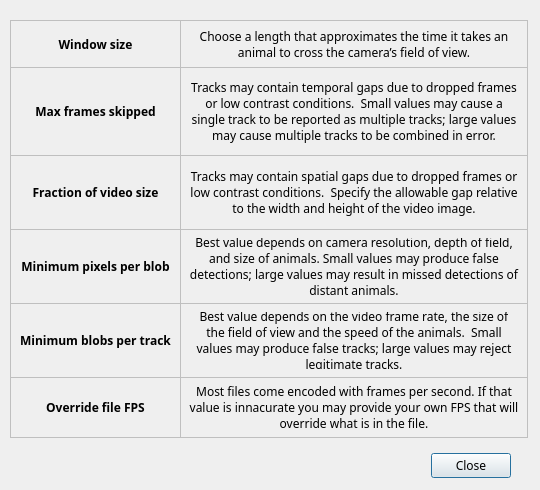
<?xml version="1.0" encoding="UTF-8"?>
<ui version="4.0">
 <class>HelpWindow</class>
 <widget class="QDialog" name="HelpWindow">
  <property name="sizePolicy">
   <sizepolicy hsizetype="Minimum" vsizetype="Fixed">
    <horstretch>0</horstretch>
    <verstretch>0</verstretch>
   </sizepolicy>
  </property>
  <property name="minimumSize">
   <size>
    <width>540</width>
    <height>490</height>
   </size>
  </property>
  <property name="maximumSize">
   <size>
    <width>540</width>
    <height>490</height>
   </size>
  </property>
  <property name="font">
   <font>
    <family>Sans Serif</family>
   </font>
  </property>
  <property name="windowTitle">
   <string>Help</string>
  </property>
  <widget class="QDialogButtonBox" name="buttonBox">
   <property name="geometry">
    <rect>
     <x>170</x>
     <y>450</y>
     <width>341</width>
     <height>32</height>
    </rect>
   </property>
   <property name="sizePolicy">
    <sizepolicy hsizetype="Fixed" vsizetype="Fixed">
     <horstretch>0</horstretch>
     <verstretch>0</verstretch>
    </sizepolicy>
   </property>
   <property name="minimumSize">
    <size>
     <width>341</width>
     <height>32</height>
    </size>
   </property>
   <property name="maximumSize">
    <size>
     <width>341</width>
     <height>32</height>
    </size>
   </property>
   <property name="orientation">
    <enum>Qt::Horizontal</enum>
   </property>
   <property name="standardButtons">
    <set>QDialogButtonBox::Close</set>
   </property>
  </widget>
  <widget class="QWidget" name="gridLayoutWidget">
   <property name="geometry">
    <rect>
     <x>10</x>
     <y>20</y>
     <width>520</width>
     <height>441</height>
    </rect>
   </property>
   <layout class="QGridLayout" name="gridLayout">
    <property name="sizeConstraint">
     <enum>QLayout::SetFixedSize</enum>
    </property>
    <property name="leftMargin">
     <number>0</number>
    </property>
    <property name="topMargin">
     <number>0</number>
    </property>
    <property name="rightMargin">
     <number>0</number>
    </property>
    <property name="bottomMargin">
     <number>0</number>
    </property>
    <property name="spacing">
     <number>0</number>
    </property>
    <item row="0" column="0">
     <widget class="QLabel" name="label_6">
      <property name="sizePolicy">
       <sizepolicy hsizetype="Preferred" vsizetype="Preferred">
        <horstretch>0</horstretch>
        <verstretch>0</verstretch>
       </sizepolicy>
      </property>
      <property name="minimumSize">
       <size>
        <width>170</width>
        <height>48</height>
       </size>
      </property>
      <property name="maximumSize">
       <size>
        <width>170</width>
        <height>48</height>
       </size>
      </property>
      <property name="font">
       <font>
        <family>Sans Serif</family>
        <weight>75</weight>
        <bold>true</bold>
       </font>
      </property>
      <property name="styleSheet">
       <string notr="true">border-color: rgb(191, 191, 191);
border-style: groove;
border-width: 0.5px;
border-right-width: 0px;
padding: 8px;</string>
      </property>
      <property name="text">
       <string>Window size</string>
      </property>
      <property name="alignment">
       <set>Qt::AlignCenter</set>
      </property>
      <property name="wordWrap">
       <bool>true</bool>
      </property>
     </widget>
    </item>
    <item row="2" column="0">
     <widget class="QLabel" name="label_8">
      <property name="minimumSize">
       <size>
        <width>170</width>
        <height>74</height>
       </size>
      </property>
      <property name="maximumSize">
       <size>
        <width>170</width>
        <height>74</height>
       </size>
      </property>
      <property name="font">
       <font>
        <family>Sans Serif</family>
        <weight>75</weight>
        <bold>true</bold>
       </font>
      </property>
      <property name="styleSheet">
       <string notr="true">border-color: rgb(191, 191, 191);
border-style: groove;
border-width: 0px 0px 0.5px 0.5px;
padding: 8px;</string>
      </property>
      <property name="text">
       <string>Fraction of video size</string>
      </property>
      <property name="alignment">
       <set>Qt::AlignCenter</set>
      </property>
      <property name="wordWrap">
       <bool>true</bool>
      </property>
     </widget>
    </item>
    <item row="5" column="1" alignment="Qt::AlignTop">
     <widget class="QLabel" name="label_12">
      <property name="minimumSize">
       <size>
        <width>348</width>
        <height>60</height>
       </size>
      </property>
      <property name="maximumSize">
       <size>
        <width>348</width>
        <height>60</height>
       </size>
      </property>
      <property name="font">
       <font>
        <family>Sans Serif</family>
       </font>
      </property>
      <property name="styleSheet">
       <string notr="true">border-color: rgb(191, 191, 191);
border-style: groove;
border-width: 0.5px;
border-top-width: 0px;
border-color: rgb(191, 191, 191);
border-style: groove;
padding: 8px;</string>
      </property>
      <property name="text">
       <string>Most files come encoded with frames per second. If that value is innacurate you may provide your own FPS that will override what is in the file.</string>
      </property>
      <property name="alignment">
       <set>Qt::AlignCenter</set>
      </property>
      <property name="wordWrap">
       <bool>true</bool>
      </property>
     </widget>
    </item>
    <item row="0" column="1">
     <widget class="QLabel" name="label">
      <property name="minimumSize">
       <size>
        <width>348</width>
        <height>48</height>
       </size>
      </property>
      <property name="maximumSize">
       <size>
        <width>348</width>
        <height>48</height>
       </size>
      </property>
      <property name="font">
       <font>
        <family>Sans Serif</family>
       </font>
      </property>
      <property name="styleSheet">
       <string notr="true">border-color: rgb(191, 191, 191);
border-style: groove;
border-width: 0.5px;
border-color: rgb(191, 191, 191);
border-style: groove;
padding: 8px;</string>
      </property>
      <property name="text">
       <string>Choose a length that approximates the time it takes an animal to cross the camera’s field of view.</string>
      </property>
      <property name="alignment">
       <set>Qt::AlignCenter</set>
      </property>
      <property name="wordWrap">
       <bool>true</bool>
      </property>
     </widget>
    </item>
    <item row="4" column="0">
     <widget class="QLabel" name="label_10">
      <property name="minimumSize">
       <size>
        <width>170</width>
        <height>74</height>
       </size>
      </property>
      <property name="maximumSize">
       <size>
        <width>170</width>
        <height>74</height>
       </size>
      </property>
      <property name="font">
       <font>
        <family>Sans Serif</family>
        <weight>75</weight>
        <bold>true</bold>
       </font>
      </property>
      <property name="styleSheet">
       <string notr="true">border-color: rgb(191, 191, 191);
border-style: groove;
border-width: 0px 0px 0.5px 0.5px;
padding: 8px;</string>
      </property>
      <property name="text">
       <string>Minimum blobs per track</string>
      </property>
      <property name="alignment">
       <set>Qt::AlignCenter</set>
      </property>
      <property name="wordWrap">
       <bool>true</bool>
      </property>
     </widget>
    </item>
    <item row="5" column="0" alignment="Qt::AlignTop">
     <widget class="QLabel" name="label_11">
      <property name="minimumSize">
       <size>
        <width>170</width>
        <height>60</height>
       </size>
      </property>
      <property name="maximumSize">
       <size>
        <width>170</width>
        <height>60</height>
       </size>
      </property>
      <property name="font">
       <font>
        <family>Sans Serif</family>
        <weight>75</weight>
        <bold>true</bold>
       </font>
      </property>
      <property name="styleSheet">
       <string notr="true">border-color: rgb(191, 191, 191);
border-style: groove;
border-width: 0px 0px 0.5px 0.5px;
padding: 8px;</string>
      </property>
      <property name="text">
       <string>Override file FPS</string>
      </property>
      <property name="alignment">
       <set>Qt::AlignCenter</set>
      </property>
      <property name="wordWrap">
       <bool>true</bool>
      </property>
     </widget>
    </item>
    <item row="1" column="1" alignment="Qt::AlignVCenter">
     <widget class="QLabel" name="label_2">
      <property name="minimumSize">
       <size>
        <width>348</width>
        <height>88</height>
       </size>
      </property>
      <property name="maximumSize">
       <size>
        <width>348</width>
        <height>88</height>
       </size>
      </property>
      <property name="font">
       <font>
        <family>Sans Serif</family>
       </font>
      </property>
      <property name="styleSheet">
       <string notr="true">border-color: rgb(191, 191, 191);
border-style: groove;
border-width: 0.5px;
border-top-width: 0px;
border-color: rgb(191, 191, 191);
border-style: groove;
padding: 8px;</string>
      </property>
      <property name="text">
       <string>Tracks may contain temporal gaps due to dropped frames or low contrast conditions.  Small values may cause a single track to be reported as multiple tracks; large values may cause multiple tracks to be combined in error.</string>
      </property>
      <property name="alignment">
       <set>Qt::AlignCenter</set>
      </property>
      <property name="wordWrap">
       <bool>true</bool>
      </property>
     </widget>
    </item>
    <item row="3" column="0">
     <widget class="QLabel" name="label_9">
      <property name="minimumSize">
       <size>
        <width>170</width>
        <height>74</height>
       </size>
      </property>
      <property name="maximumSize">
       <size>
        <width>170</width>
        <height>74</height>
       </size>
      </property>
      <property name="font">
       <font>
        <family>Sans Serif</family>
        <weight>75</weight>
        <bold>true</bold>
       </font>
      </property>
      <property name="styleSheet">
       <string notr="true">border-color: rgb(191, 191, 191);
border-style: groove;
border-width: 0px 0px 0.5px 0.5px;
padding: 8px;</string>
      </property>
      <property name="text">
       <string>Minimum pixels per blob</string>
      </property>
      <property name="alignment">
       <set>Qt::AlignCenter</set>
      </property>
      <property name="wordWrap">
       <bool>true</bool>
      </property>
     </widget>
    </item>
    <item row="2" column="1">
     <widget class="QLabel" name="label_3">
      <property name="minimumSize">
       <size>
        <width>348</width>
        <height>74</height>
       </size>
      </property>
      <property name="maximumSize">
       <size>
        <width>348</width>
        <height>74</height>
       </size>
      </property>
      <property name="font">
       <font>
        <family>Sans Serif</family>
       </font>
      </property>
      <property name="styleSheet">
       <string notr="true">border-color: rgb(191, 191, 191);
border-style: groove;
border-width: 0.5px;
border-top-width: 0px;
border-color: rgb(191, 191, 191);
border-style: groove;
padding: 8px;</string>
      </property>
      <property name="text">
       <string>Tracks may contain spatial gaps due to dropped frames or low contrast conditions.  Specify the allowable gap relative to the width and height of the video image.</string>
      </property>
      <property name="alignment">
       <set>Qt::AlignCenter</set>
      </property>
      <property name="wordWrap">
       <bool>true</bool>
      </property>
     </widget>
    </item>
    <item row="4" column="1">
     <widget class="QLabel" name="label_5">
      <property name="minimumSize">
       <size>
        <width>348</width>
        <height>74</height>
       </size>
      </property>
      <property name="maximumSize">
       <size>
        <width>348</width>
        <height>74</height>
       </size>
      </property>
      <property name="font">
       <font>
        <family>Sans Serif</family>
       </font>
      </property>
      <property name="styleSheet">
       <string notr="true">border-color: rgb(191, 191, 191);
border-style: groove;
border-width: 0.5px;
border-top-width: 0px;
border-color: rgb(191, 191, 191);
border-style: groove;
padding: 8px;</string>
      </property>
      <property name="text">
       <string>Best value depends on the video frame rate, the size of the field of view and the speed of the animals.  Small values may produce false tracks; large values may reject legitimate tracks.</string>
      </property>
      <property name="alignment">
       <set>Qt::AlignCenter</set>
      </property>
      <property name="wordWrap">
       <bool>true</bool>
      </property>
     </widget>
    </item>
    <item row="3" column="1">
     <widget class="QLabel" name="label_4">
      <property name="minimumSize">
       <size>
        <width>348</width>
        <height>74</height>
       </size>
      </property>
      <property name="maximumSize">
       <size>
        <width>348</width>
        <height>74</height>
       </size>
      </property>
      <property name="font">
       <font>
        <family>Sans Serif</family>
       </font>
      </property>
      <property name="styleSheet">
       <string notr="true">border-color: rgb(191, 191, 191);
border-style: groove;
border-width: 0.5px;
border-top-width: 0px;
border-color: rgb(191, 191, 191);
border-style: groove;
padding: 8px;</string>
      </property>
      <property name="text">
       <string>Best value depends on camera resolution, depth of field, and size of animals. Small values may produce false detections; large values may result in missed detections of distant animals.</string>
      </property>
      <property name="alignment">
       <set>Qt::AlignCenter</set>
      </property>
      <property name="wordWrap">
       <bool>true</bool>
      </property>
     </widget>
    </item>
    <item row="1" column="0">
     <widget class="QLabel" name="label_7">
      <property name="sizePolicy">
       <sizepolicy hsizetype="Preferred" vsizetype="Preferred">
        <horstretch>0</horstretch>
        <verstretch>0</verstretch>
       </sizepolicy>
      </property>
      <property name="minimumSize">
       <size>
        <width>170</width>
        <height>88</height>
       </size>
      </property>
      <property name="maximumSize">
       <size>
        <width>170</width>
        <height>88</height>
       </size>
      </property>
      <property name="font">
       <font>
        <family>Sans Serif</family>
        <weight>75</weight>
        <bold>true</bold>
       </font>
      </property>
      <property name="styleSheet">
       <string notr="true">border-color: rgb(191, 191, 191);
border-style: groove;
border-width: 0px 0px 0.5px 0.5px;
padding: 8px;</string>
      </property>
      <property name="text">
       <string>Max frames skipped</string>
      </property>
      <property name="alignment">
       <set>Qt::AlignCenter</set>
      </property>
      <property name="wordWrap">
       <bool>true</bool>
      </property>
     </widget>
    </item>
   </layout>
  </widget>
 </widget>
 <resources/>
 <connections>
  <connection>
   <sender>buttonBox</sender>
   <signal>accepted()</signal>
   <receiver>HelpWindow</receiver>
   <slot>accept()</slot>
   <hints>
    <hint type="sourcelabel">
     <x>408</x>
     <y>424</y>
    </hint>
    <hint type="destinationlabel">
     <x>157</x>
     <y>274</y>
    </hint>
   </hints>
  </connection>
  <connection>
   <sender>buttonBox</sender>
   <signal>rejected()</signal>
   <receiver>HelpWindow</receiver>
   <slot>reject()</slot>
   <hints>
    <hint type="sourcelabel">
     <x>476</x>
     <y>430</y>
    </hint>
    <hint type="destinationlabel">
     <x>286</x>
     <y>274</y>
    </hint>
   </hints>
  </connection>
 </connections>
</ui>
